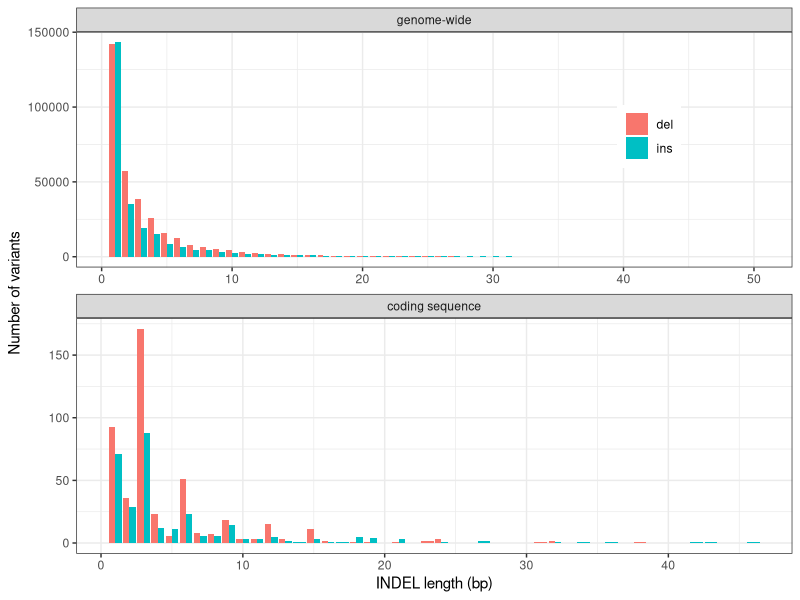

The R script that drew this image:
library(ggplot2)
library(dplyr)
library(gridExtra)

length_data = read.delim('../summary_analyses/gt_indel_lengths.txt')
gwide = subset(length_data, region=='gwide' & variant=='indel')

# prop length distro
non_coding_pol = subset(length_data, variant!='indel' & region=='non-coding')
ins_data = subset(non_coding_pol, variant=='ins')
no_ins = sum(ins_data$count)
ins_data$prop = ins_data$count/no_ins
del_data = subset(non_coding_pol, variant=='del')
no_del = sum(del_data$count)
del_data$prop = del_data$count/no_del
prop_data = rbind(ins_data, del_data)

# length prop plot
# prop_plot = ggplot(prop_data, aes(x=length, y=prop, fill=variant))+
#     geom_bar(stat='identity', position='dodge') +
#     theme_bw(base_size = 11) +
#     labs(x='INDEL length (bp)', y='Proportion of variants')

length_data$region = factor(length_data$region, levels=c('gwide', 'non-coding', 'CDS'),
    labels=c('genome-wide', 'non-coding', 'coding sequence'))

len_plot = ggplot(subset(length_data, variant!='indel' & region!='non-coding'), aes(x=length, y=count, fill=variant))+
    geom_bar(stat='identity', position='dodge') +
    theme_bw(base_size = 11) +
    labs(x='INDEL length (bp)', y='Number of variants') +
    facet_wrap(~region, ncol=1, scales='free') +
    theme(legend.title=element_blank(), legend.position=c(0.8, 0.8))

# pdf('gt_indel_lengths.pdf', height=6, width=6)
# len_plot
# dev.off()

# percents by length
total_indel = sum(gwide$count)
gwide$prop = gwide$count / total_indel
gwide$cum = cumsum(gwide$prop)
print(gwide)
